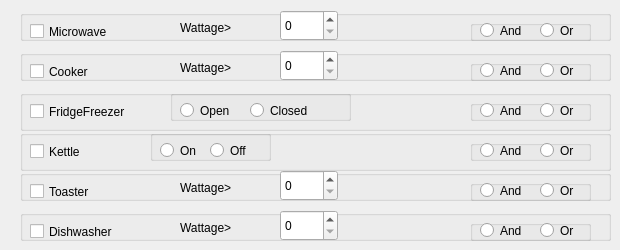
     <widget class="QWidget" name="tab">
      <attribute name="title">
       <string>Kitchen</string>
      </attribute>
      <widget class="QGroupBox" name="groupBox_40">
       <property name="geometry">
        <rect>
         <x>20</x>
         <y>10</y>
         <width>591</width>
         <height>31</height>
        </rect>
       </property>
       <property name="title">
        <string/>
       </property>
       <widget class="QCheckBox" name="microwaveCheckBox">
        <property name="geometry">
         <rect>
          <x>10</x>
          <y>10</y>
          <width>121</width>
          <height>23</height>
         </rect>
        </property>
        <property name="text">
         <string>Microwave</string>
        </property>
       </widget>
       <widget class="QGroupBox" name="groupBox_41">
        <property name="geometry">
         <rect>
          <x>450</x>
          <y>10</y>
          <width>121</width>
          <height>21</height>
         </rect>
        </property>
        <property name="title">
         <string/>
        </property>
        <widget class="QRadioButton" name="microwaveANDRadioButton">
         <property name="geometry">
          <rect>
           <x>10</x>
           <y>0</y>
           <width>61</width>
           <height>21</height>
          </rect>
         </property>
         <property name="text">
          <string>And</string>
         </property>
        </widget>
        <widget class="QRadioButton" name="microwaveORRadioButton">
         <property name="geometry">
          <rect>
           <x>70</x>
           <y>0</y>
           <width>61</width>
           <height>21</height>
          </rect>
         </property>
         <property name="text">
          <string>Or</string>
         </property>
        </widget>
       </widget>
       <widget class="QSpinBox" name="microwaveSpinBox">
        <property name="geometry">
         <rect>
          <x>260</x>
          <y>0</y>
          <width>58</width>
          <height>31</height>
         </rect>
        </property>
       </widget>
       <widget class="QLabel" name="label_6">
        <property name="geometry">
         <rect>
          <x>160</x>
          <y>10</y>
          <width>101</width>
          <height>16</height>
         </rect>
        </property>
        <property name="text">
         <string>Wattage&gt;</string>
        </property>
       </widget>
      </widget>
      <widget class="QGroupBox" name="groupBox_43">
       <property name="geometry">
        <rect>
         <x>20</x>
         <y>50</y>
         <width>591</width>
         <height>31</height>
        </rect>
       </property>
       <property name="title">
        <string/>
       </property>
       <widget class="QCheckBox" name="cookerCheckBox">
        <property name="geometry">
         <rect>
          <x>10</x>
          <y>10</y>
          <width>121</width>
          <height>23</height>
         </rect>
        </property>
        <property name="text">
         <string>Cooker</string>
        </property>
       </widget>
       <widget class="QGroupBox" name="groupBox_57">
        <property name="geometry">
         <rect>
          <x>450</x>
          <y>10</y>
          <width>121</width>
          <height>21</height>
         </rect>
        </property>
        <property name="title">
         <string/>
        </property>
        <widget class="QRadioButton" name="cookerANDRadioButton">
         <property name="geometry">
          <rect>
           <x>10</x>
           <y>0</y>
           <width>61</width>
           <height>21</height>
          </rect>
         </property>
         <property name="text">
          <string>And</string>
         </property>
        </widget>
        <widget class="QRadioButton" name="cookerORRadioButton">
         <property name="geometry">
          <rect>
           <x>70</x>
           <y>0</y>
           <width>61</width>
           <height>21</height>
          </rect>
         </property>
         <property name="text">
          <string>Or</string>
         </property>
        </widget>
       </widget>
       <widget class="QSpinBox" name="cookerSpinBox">
        <property name="geometry">
         <rect>
          <x>260</x>
          <y>0</y>
          <width>58</width>
          <height>31</height>
         </rect>
        </property>
       </widget>
       <widget class="QLabel" name="label_8">
        <property name="geometry">
         <rect>
          <x>160</x>
          <y>10</y>
          <width>101</width>
          <height>16</height>
         </rect>
        </property>
        <property name="text">
         <string>Wattage&gt;</string>
        </property>
       </widget>
      </widget>
      <widget class="QGroupBox" name="groupBox_58">
       <property name="geometry">
        <rect>
         <x>20</x>
         <y>90</y>
         <width>591</width>
         <height>41</height>
        </rect>
       </property>
       <property name="title">
        <string/>
       </property>
       <widget class="QCheckBox" name="fridgeCheckBox">
        <property name="geometry">
         <rect>
          <x>10</x>
          <y>10</y>
          <width>121</width>
          <height>23</height>
         </rect>
        </property>
        <property name="text">
         <string>FridgeFreezer</string>
        </property>
       </widget>
       <widget class="QGroupBox" name="groupBox_59">
        <property name="geometry">
         <rect>
          <x>450</x>
          <y>10</y>
          <width>121</width>
          <height>21</height>
         </rect>
        </property>
        <property name="title">
         <string/>
        </property>
        <widget class="QRadioButton" name="fridgeANDRadioButton">
         <property name="geometry">
          <rect>
           <x>10</x>
           <y>0</y>
           <width>61</width>
           <height>21</height>
          </rect>
         </property>
         <property name="text">
          <string>And</string>
         </property>
        </widget>
        <widget class="QRadioButton" name="fridgeORRadioButton">
         <property name="geometry">
          <rect>
           <x>70</x>
           <y>0</y>
           <width>61</width>
           <height>21</height>
          </rect>
         </property>
         <property name="text">
          <string>Or</string>
         </property>
        </widget>
       </widget>
       <widget class="QGroupBox" name="groupBox_108">
        <property name="geometry">
         <rect>
          <x>150</x>
          <y>0</y>
          <width>181</width>
          <height>31</height>
         </rect>
        </property>
        <property name="title">
         <string/>
        </property>
        <widget class="QRadioButton" name="FridgeOpenRadioButton">
         <property name="geometry">
          <rect>
           <x>10</x>
           <y>10</y>
           <width>61</width>
           <height>21</height>
          </rect>
         </property>
         <property name="text">
          <string>Open</string>
         </property>
        </widget>
        <widget class="QRadioButton" name="FridgeClosedRadioButton">
         <property name="geometry">
          <rect>
           <x>80</x>
           <y>10</y>
           <width>81</width>
           <height>21</height>
          </rect>
         </property>
         <property name="text">
          <string>Closed</string>
         </property>
        </widget>
       </widget>
      </widget>
      <widget class="QGroupBox" name="groupBox_60">
       <property name="geometry">
        <rect>
         <x>20</x>
         <y>130</y>
         <width>591</width>
         <height>41</height>
        </rect>
       </property>
       <property name="title">
        <string/>
       </property>
       <widget class="QCheckBox" name="kettleCheckBox">
        <property name="geometry">
         <rect>
          <x>10</x>
          <y>10</y>
          <width>121</width>
          <height>23</height>
         </rect>
        </property>
        <property name="text">
         <string>Kettle</string>
        </property>
       </widget>
       <widget class="QGroupBox" name="groupBox_61">
        <property name="geometry">
         <rect>
          <x>450</x>
          <y>10</y>
          <width>121</width>
          <height>21</height>
         </rect>
        </property>
        <property name="title">
         <string/>
        </property>
        <widget class="QRadioButton" name="kettleANDRadioButton">
         <property name="geometry">
          <rect>
           <x>10</x>
           <y>0</y>
           <width>61</width>
           <height>21</height>
          </rect>
         </property>
         <property name="text">
          <string>And</string>
         </property>
        </widget>
        <widget class="QRadioButton" name="kettleORRadioButton">
         <property name="geometry">
          <rect>
           <x>70</x>
           <y>0</y>
           <width>61</width>
           <height>21</height>
          </rect>
         </property>
         <property name="text">
          <string>Or</string>
         </property>
        </widget>
       </widget>
       <widget class="QGroupBox" name="groupBox_2">
        <property name="geometry">
         <rect>
          <x>130</x>
          <y>0</y>
          <width>121</width>
          <height>31</height>
         </rect>
        </property>
        <property name="title">
         <string/>
        </property>
        <widget class="QRadioButton" name="KettleOnRadioButton">
         <property name="geometry">
          <rect>
           <x>10</x>
           <y>10</y>
           <width>61</width>
           <height>21</height>
          </rect>
         </property>
         <property name="text">
          <string>On</string>
         </property>
        </widget>
        <widget class="QRadioButton" name="KettleOffRadioButton">
         <property name="geometry">
          <rect>
           <x>60</x>
           <y>10</y>
           <width>61</width>
           <height>21</height>
          </rect>
         </property>
         <property name="text">
          <string>Off</string>
         </property>
        </widget>
       </widget>
      </widget>
      <widget class="QGroupBox" name="groupBox_62">
       <property name="geometry">
        <rect>
         <x>20</x>
         <y>170</y>
         <width>591</width>
         <height>31</height>
        </rect>
       </property>
       <property name="title">
        <string/>
       </property>
       <widget class="QCheckBox" name="toasterCheckBox">
        <property name="geometry">
         <rect>
          <x>10</x>
          <y>10</y>
          <width>121</width>
          <height>23</height>
         </rect>
        </property>
        <property name="text">
         <string>Toaster</string>
        </property>
       </widget>
       <widget class="QGroupBox" name="groupBox_63">
        <property name="geometry">
         <rect>
          <x>450</x>
          <y>10</y>
          <width>121</width>
          <height>21</height>
         </rect>
        </property>
        <property name="title">
         <string/>
        </property>
        <widget class="QRadioButton" name="toasterANDRadioButton">
         <property name="geometry">
          <rect>
           <x>10</x>
           <y>0</y>
           <width>61</width>
           <height>21</height>
          </rect>
         </property>
         <property name="text">
          <string>And</string>
         </property>
        </widget>
        <widget class="QRadioButton" name="toasterORRadioButton">
         <property name="geometry">
          <rect>
           <x>70</x>
           <y>0</y>
           <width>61</width>
           <height>21</height>
          </rect>
         </property>
         <property name="text">
          <string>Or</string>
         </property>
        </widget>
       </widget>
       <widget class="QSpinBox" name="toasterSpinBox">
        <property name="geometry">
         <rect>
          <x>260</x>
          <y>0</y>
          <width>58</width>
          <height>31</height>
         </rect>
        </property>
       </widget>
       <widget class="QLabel" name="label_11">
        <property name="geometry">
         <rect>
          <x>160</x>
          <y>10</y>
          <width>101</width>
          <height>16</height>
         </rect>
        </property>
        <property name="text">
         <string>Wattage&gt;</string>
        </property>
       </widget>
      </widget>
      <widget class="QGroupBox" name="groupBox_64">
       <property name="geometry">
        <rect>
         <x>20</x>
         <y>210</y>
         <width>591</width>
         <height>31</height>
        </rect>
       </property>
       <property name="title">
        <string/>
       </property>
       <widget class="QCheckBox" name="dishwasherCheckBox">
        <property name="geometry">
         <rect>
          <x>10</x>
          <y>10</y>
          <width>121</width>
          <height>23</height>
         </rect>
        </property>
        <property name="text">
         <string>Dishwasher</string>
        </property>
       </widget>
       <widget class="QGroupBox" name="groupBox_65">
        <property name="geometry">
         <rect>
          <x>450</x>
          <y>10</y>
          <width>121</width>
          <height>21</height>
         </rect>
        </property>
        <property name="title">
         <string/>
        </property>
        <widget class="QRadioButton" name="dishwasherANDRadioButton">
         <property name="geometry">
          <rect>
           <x>10</x>
           <y>0</y>
           <width>61</width>
           <height>21</height>
          </rect>
         </property>
         <property name="text">
          <string>And</string>
         </property>
        </widget>
        <widget class="QRadioButton" name="dishwasherORRadioButton">
         <property name="geometry">
          <rect>
           <x>70</x>
           <y>0</y>
           <width>61</width>
           <height>21</height>
          </rect>
         </property>
         <property name="text">
          <string>Or</string>
         </property>
        </widget>
       </widget>
       <widget class="QSpinBox" name="dishwasherSpinBox">
        <property name="geometry">
         <rect>
          <x>260</x>
          <y>0</y>
          <width>58</width>
          <height>31</height>
         </rect>
        </property>
       </widget>
       <widget class="QLabel" name="label_12">
        <property name="geometry">
         <rect>
          <x>160</x>
          <y>10</y>
          <width>101</width>
          <height>16</height>
         </rect>
        </property>
        <property name="text">
         <string>Wattage&gt;</string>
        </property>
       </widget>
      </widget>
     </widget>
